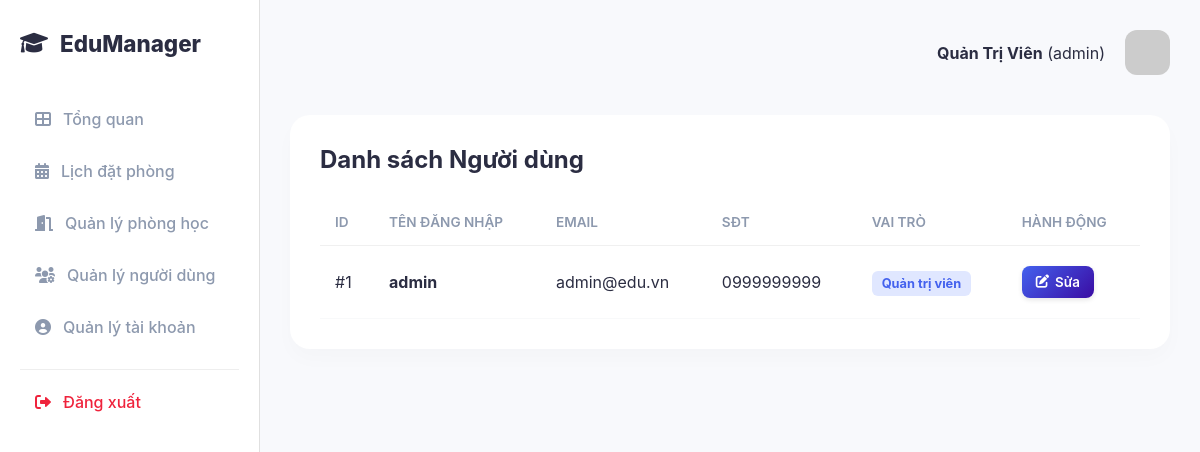
Page /user-management (signed in) on the earlier database version.
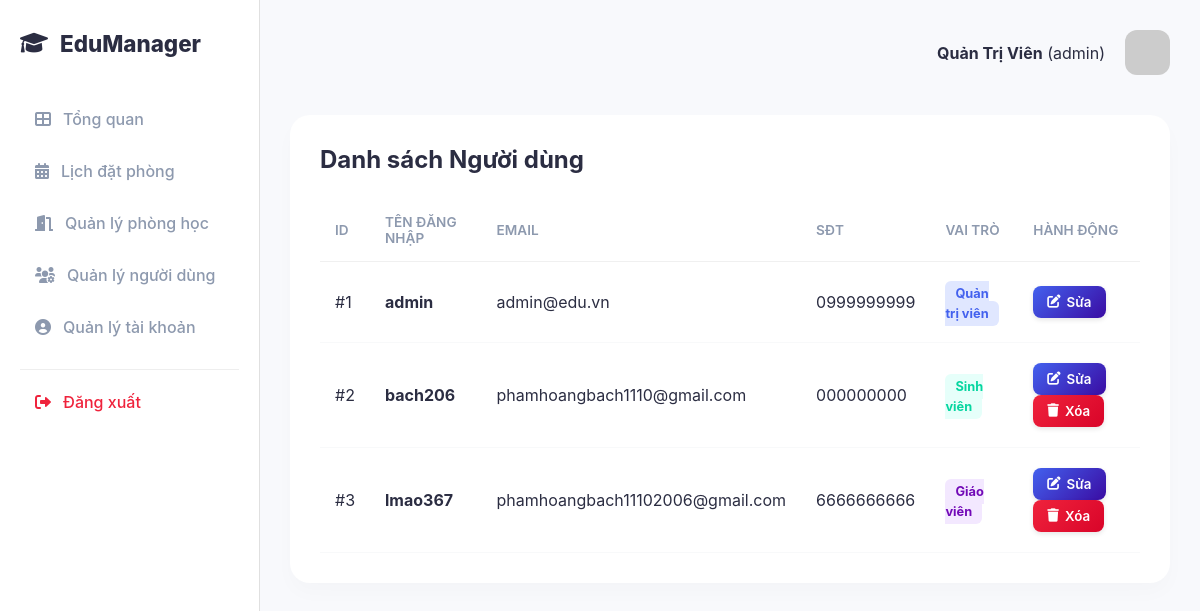
Same page on the later database version.
### app.py (models this page shows)
class User(Base):
    __tablename__ = "users"
    id = Column(Integer, primary_key=True, index=True)
    username = Column(String, unique=True, index=True)
    password = Column(String)
    email = Column(String, unique=True)
    phone = Column(String)
    role = Column(String, default="teacher")
    full_name = Column(String)
    verification_code = Column(String, nullable=True)

### app.py (the view)
@app.get("/user-management", response_class=HTMLResponse)
async def user_mgmt(request: Request, db: Session = Depends(get_db)):
    u = get_current_user(request, db)
    if not u or u.role != "admin": return RedirectResponse("/dashboard")
    return templates.TemplateResponse("user_management.html", {"request": request, "users": db.query(User).all(), "username": u.username, "role": u.role, "full_name": u.full_name})

### templates/user_management.html (shortened to what this page needs)
<!DOCTYPE html>
<html lang="vi">
<head>
    <link rel="stylesheet" href="/static/style.css">
    <link rel="stylesheet" href="https://cdnjs.cloudflare.com/ajax/libs/font-awesome/6.0.0/css/all.min.css">
</head>
<body>
    <div class="container">
       <aside class="sidebar">
            <div class="logo" style="color: var(--color-bar);"><i class="fas fa-graduation-cap"></i><span>EduManager</span></div>
            <nav>
                <ul>
                    <li><a href="/dashboard"><i class="fas fa-th-large"></i> Tổng quan</a></li>
                    <li><a href="/booking-scheduler"><i class="fas fa-calendar-alt"></i> Lịch đặt phòng</a></li>
                    <li><a href="/room-management"><i class="fas fa-door-open"></i> Quản lý phòng học</a></li>
                    {% if role == 'admin' %}
                    <li class="active"><a href="/user-management"><i class="fas fa-users-cog"></i> Quản lý người dùng</a></li>
                    {% endif %}
                    <li><a href="/profile"><i class="fas fa-user-circle"></i> Quản lý tài khoản</a></li>
                    <li class="logout-item" style="margin-top: 20px; border-top: 1px solid #eee; padding-top: 10px;">
                        <a href="/logout" style="color: #ef233c !important;"><i class="fas fa-sign-out-alt"></i> Đăng xuất</a>
                    </li>
                </ul>
            </nav>
        </aside>
        <main class="main-content">
            <header>
                <div class="user-profile">
                    <div class="info"><strong>{{ full_name if full_name else username }}</strong> ({{ role }})</div>
                    <img src="https://ui-avatars.com/api/?name={{ full_name if full_name else username }}&background=4361ee&color=fff&size=128" alt="Avatar">
                </div>
            </header>
            <section class="data-section">
                <div class="section-header">
                    <h2>Danh sách Người dùng</h2>
                    </div>
                <div class="table-container">
                    <table id="userTable">
                        <thead><tr><th>ID</th><th>Tên đăng nhập</th><th>Email</th><th>SĐT</th><th>Vai trò</th><th>Hành động</th></tr></thead>
                        <tbody>
                            {% for u in users %}
                            <tr class="user-row">
                                <td>#{{ u.id }}</td>
                                <td><strong>{{ u.username }}</strong></td>
                                <td>{{ u.email }}</td>
                                <td>{{ u.phone }}</td>
                                <td>
                                    {% if u.role == 'admin' %} <span class="role-badge role-admin">Quản trị viên</span>
                                    {% elif u.role == 'teacher' %} <span class="role-badge role-teacher">Giáo viên</span>
                                    {% else %} <span class="role-badge role-student">Sinh viên</span> {% endif %}
                                </td>
                                <td>
                                    <button class="btn-premium btn-blue"
                                        onclick="showEditUserModal({{ u.id }}, '{{ u.username }}', '{{ u.email }}', '{{ u.phone }}', '{{ u.role }}')">
                                        <i class="fas fa-edit"></i> Sửa
                                    </button>
                                    {% if u.username != username %} <button class="btn-premium btn-red" onclick="deleteUser({{ u.id }}, '{{ u.username }}')">
                                        <i class="fas fa-trash"></i> Xóa
                                    </button>
                                    {% endif %}
                                </td>
                            </tr>
                            {% endfor %}
                        </tbody>
                    </table>
                </div>
            </section>
        </main>
    </div>
</body>
</html>

Differences in the rows shown:
added User: id "2", username "bach206", email "phamhoangbach1110@gmail.com", phone "000000000", role "Sinh viên"
added User: id "3", username "lmao367", email "phamhoangbach11102006@gmail.com", phone "6666666666", role "Giáo viên"
